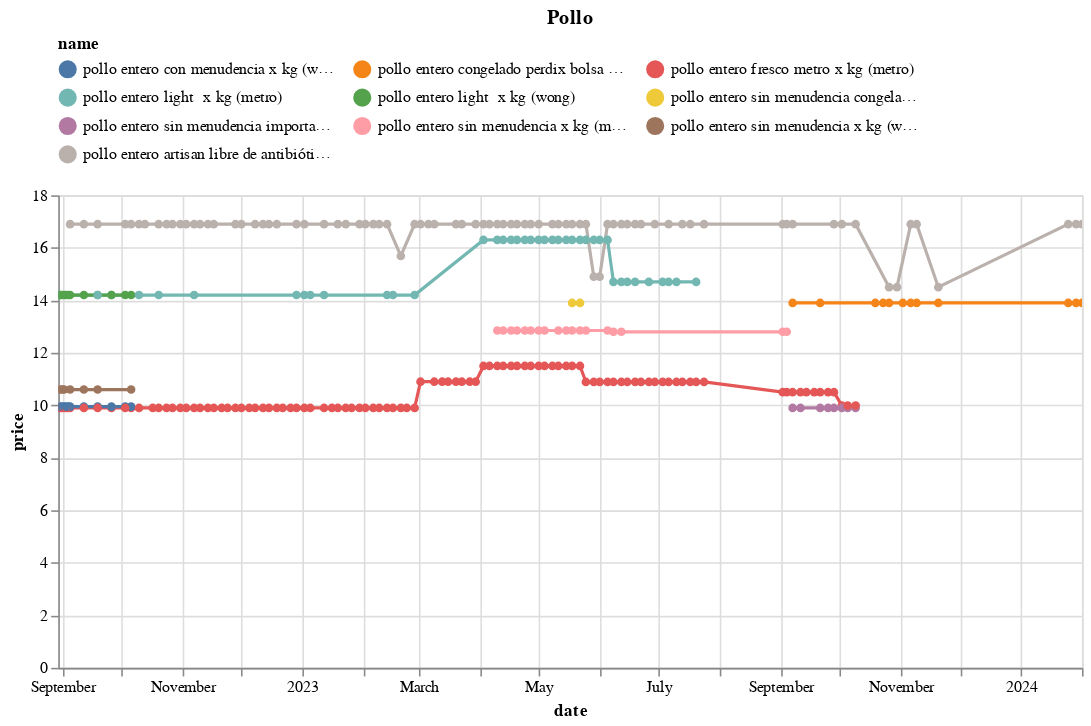

The code cell stored with this chart in its notebook:
### Code cell
(df
 .loc[df.name.isin(names)]
 .pipe(alt.Chart)
 .mark_line(point=True)
 .encode(x='date', y='price', color='name', tooltip=['name','price'])
 .properties(width=650, title='Pollo')
 .interactive()
 .configure_legend(orient='top', columns=3)
)

### Figure 1 — Vega-Lite specification as saved in the notebook (floating-point values rounded to 4 significant figures; data arrays with more than 128 entries replaced by an {"elided": "..."} marker saying what was removed)
{"config": {"view": {"continuousWidth": 300, "continuousHeight": 300}, "legend": {"columns": 3, "orient": "top"}}, "data": {"name": "data-daf50657135548d9f24f5522b6595ae9"}, "mark": {"type": "line", "point": true}, "encoding": {"color": {"field": "name", "type": "nominal"}, "tooltip": [{"field": "name", "type": "nominal"}, {"field": "price", "type": "quantitative"}], "x": {"field": "date", "type": "temporal"}, "y": {"field": "price", "type": "quantitative"}}, "params": [{"name": "param_13", "select": {"type": "interval", "encodings": ["x", "y"]}, "bind": "scales"}], "title": "Pollo", "width": 650, "$schema": "https://vega.github.io/schema/vega-lite/v5.16.3.json", "datasets": {"data-daf50657135548d9f24f5522b6595ae9": {"elided": "296 records"}}}
